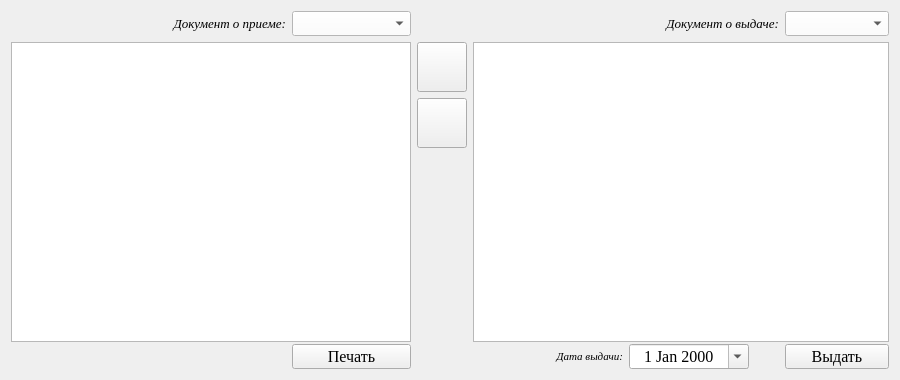
<?xml version="1.0" encoding="UTF-8"?>
<ui version="4.0">
 <class>FRM_sendering</class>
 <widget class="QWidget" name="FRM_sendering">
  <property name="geometry">
   <rect>
    <x>0</x>
    <y>0</y>
    <width>900</width>
    <height>380</height>
   </rect>
  </property>
  <property name="sizePolicy">
   <sizepolicy hsizetype="Expanding" vsizetype="Maximum">
    <horstretch>0</horstretch>
    <verstretch>0</verstretch>
   </sizepolicy>
  </property>
  <property name="minimumSize">
   <size>
    <width>800</width>
    <height>350</height>
   </size>
  </property>
  <property name="maximumSize">
   <size>
    <width>16777215</width>
    <height>16777215</height>
   </size>
  </property>
  <property name="font">
   <font>
    <family>Times New Roman</family>
   </font>
  </property>
  <property name="windowTitle">
   <string>Form</string>
  </property>
  <layout class="QGridLayout" name="gridLayout">
   <item row="0" column="6">
    <widget class="QComboBox" name="cB_outgoing_doc">
     <property name="maximumSize">
      <size>
       <width>350</width>
       <height>25</height>
      </size>
     </property>
     <property name="font">
      <font>
       <family>Times New Roman</family>
       <pointsize>12</pointsize>
      </font>
     </property>
     <property name="styleSheet">
      <string notr="true">background-color: rgb(255, 255, 255);</string>
     </property>
     <property name="editable">
      <bool>false</bool>
     </property>
     <property name="maxVisibleItems">
      <number>10</number>
     </property>
     <property name="insertPolicy">
      <enum>QComboBox::NoInsert</enum>
     </property>
    </widget>
   </item>
   <item row="4" column="6">
    <widget class="QPushButton" name="bnt_outgoing_save">
     <property name="minimumSize">
      <size>
       <width>0</width>
       <height>25</height>
      </size>
     </property>
     <property name="maximumSize">
      <size>
       <width>16777215</width>
       <height>25</height>
      </size>
     </property>
     <property name="font">
      <font>
       <family>Times New Roman</family>
       <pointsize>12</pointsize>
      </font>
     </property>
     <property name="text">
      <string>Выдать</string>
     </property>
    </widget>
   </item>
   <item row="1" column="3">
    <widget class="QPushButton" name="pushButton">
     <property name="sizePolicy">
      <sizepolicy hsizetype="Fixed" vsizetype="Fixed">
       <horstretch>0</horstretch>
       <verstretch>0</verstretch>
      </sizepolicy>
     </property>
     <property name="minimumSize">
      <size>
       <width>50</width>
       <height>50</height>
      </size>
     </property>
     <property name="maximumSize">
      <size>
       <width>50</width>
       <height>50</height>
      </size>
     </property>
     <property name="text">
      <string/>
     </property>
     <property name="icon">
      <iconset resource="resource.qrc">
       <normaloff>:/img/edit_add.png</normaloff>:/img/edit_add.png</iconset>
     </property>
     <property name="iconSize">
      <size>
       <width>40</width>
       <height>40</height>
      </size>
     </property>
    </widget>
   </item>
   <item row="2" column="3">
    <widget class="QPushButton" name="pushButton_2">
     <property name="minimumSize">
      <size>
       <width>50</width>
       <height>50</height>
      </size>
     </property>
     <property name="maximumSize">
      <size>
       <width>50</width>
       <height>50</height>
      </size>
     </property>
     <property name="text">
      <string/>
     </property>
     <property name="icon">
      <iconset resource="resource.qrc">
       <normaloff>:/img/edit_remove.png</normaloff>:/img/edit_remove.png</iconset>
     </property>
     <property name="iconSize">
      <size>
       <width>40</width>
       <height>40</height>
      </size>
     </property>
    </widget>
   </item>
   <item row="1" column="4" rowspan="3" colspan="3">
    <widget class="QTableView" name="tV_awards_out">
     <property name="sizePolicy">
      <sizepolicy hsizetype="Expanding" vsizetype="Expanding">
       <horstretch>0</horstretch>
       <verstretch>0</verstretch>
      </sizepolicy>
     </property>
     <property name="minimumSize">
      <size>
       <width>400</width>
       <height>300</height>
      </size>
     </property>
     <property name="maximumSize">
      <size>
       <width>16777215</width>
       <height>16777215</height>
      </size>
     </property>
     <property name="font">
      <font>
       <family>Times New Roman</family>
       <pointsize>10</pointsize>
      </font>
     </property>
     <attribute name="horizontalHeaderStretchLastSection">
      <bool>true</bool>
     </attribute>
    </widget>
   </item>
   <item row="4" column="5">
    <widget class="QDateEdit" name="de_outgoing_date">
     <property name="minimumSize">
      <size>
       <width>100</width>
       <height>25</height>
      </size>
     </property>
     <property name="maximumSize">
      <size>
       <width>120</width>
       <height>25</height>
      </size>
     </property>
     <property name="font">
      <font>
       <family>Times New Roman</family>
       <pointsize>12</pointsize>
      </font>
     </property>
     <property name="alignment">
      <set>Qt::AlignCenter</set>
     </property>
     <property name="calendarPopup">
      <bool>true</bool>
     </property>
    </widget>
   </item>
   <item row="0" column="1">
    <widget class="QLabel" name="lbl_type_6">
     <property name="sizePolicy">
      <sizepolicy hsizetype="Preferred" vsizetype="Fixed">
       <horstretch>0</horstretch>
       <verstretch>0</verstretch>
      </sizepolicy>
     </property>
     <property name="minimumSize">
      <size>
       <width>150</width>
       <height>25</height>
      </size>
     </property>
     <property name="maximumSize">
      <size>
       <width>150</width>
       <height>25</height>
      </size>
     </property>
     <property name="font">
      <font>
       <family>Times New Roman</family>
       <pointsize>10</pointsize>
       <italic>true</italic>
      </font>
     </property>
     <property name="text">
      <string>Документ о приеме:</string>
     </property>
     <property name="alignment">
      <set>Qt::AlignRight|Qt::AlignTrailing|Qt::AlignVCenter</set>
     </property>
    </widget>
   </item>
   <item row="1" column="0" rowspan="3" colspan="3">
    <widget class="QTableView" name="tV_awards_in">
     <property name="sizePolicy">
      <sizepolicy hsizetype="Expanding" vsizetype="Expanding">
       <horstretch>0</horstretch>
       <verstretch>0</verstretch>
      </sizepolicy>
     </property>
     <property name="minimumSize">
      <size>
       <width>400</width>
       <height>300</height>
      </size>
     </property>
     <property name="maximumSize">
      <size>
       <width>16777215</width>
       <height>16777215</height>
      </size>
     </property>
     <property name="font">
      <font>
       <family>Times New Roman</family>
       <pointsize>10</pointsize>
      </font>
     </property>
     <property name="selectionMode">
      <enum>QAbstractItemView::MultiSelection</enum>
     </property>
     <property name="selectionBehavior">
      <enum>QAbstractItemView::SelectRows</enum>
     </property>
     <attribute name="horizontalHeaderStretchLastSection">
      <bool>true</bool>
     </attribute>
    </widget>
   </item>
   <item row="0" column="2">
    <widget class="QComboBox" name="cB_incoming_doc">
     <property name="maximumSize">
      <size>
       <width>350</width>
       <height>25</height>
      </size>
     </property>
     <property name="font">
      <font>
       <family>Times New Roman</family>
       <pointsize>12</pointsize>
      </font>
     </property>
     <property name="styleSheet">
      <string notr="true">background-color: rgb(255, 255, 255);</string>
     </property>
     <property name="editable">
      <bool>false</bool>
     </property>
     <property name="maxVisibleItems">
      <number>10</number>
     </property>
     <property name="insertPolicy">
      <enum>QComboBox::NoInsert</enum>
     </property>
    </widget>
   </item>
   <item row="4" column="4">
    <widget class="QLabel" name="lbl_type_7">
     <property name="sizePolicy">
      <sizepolicy hsizetype="Preferred" vsizetype="Fixed">
       <horstretch>0</horstretch>
       <verstretch>0</verstretch>
      </sizepolicy>
     </property>
     <property name="minimumSize">
      <size>
       <width>150</width>
       <height>25</height>
      </size>
     </property>
     <property name="maximumSize">
      <size>
       <width>16777215</width>
       <height>25</height>
      </size>
     </property>
     <property name="font">
      <font>
       <family>Times New Roman</family>
       <pointsize>8</pointsize>
       <italic>true</italic>
      </font>
     </property>
     <property name="text">
      <string>Дата выдачи:</string>
     </property>
     <property name="alignment">
      <set>Qt::AlignRight|Qt::AlignTrailing|Qt::AlignVCenter</set>
     </property>
    </widget>
   </item>
   <item row="0" column="5">
    <widget class="QLabel" name="lbl_type_8">
     <property name="sizePolicy">
      <sizepolicy hsizetype="Preferred" vsizetype="Fixed">
       <horstretch>0</horstretch>
       <verstretch>0</verstretch>
      </sizepolicy>
     </property>
     <property name="minimumSize">
      <size>
       <width>150</width>
       <height>25</height>
      </size>
     </property>
     <property name="maximumSize">
      <size>
       <width>150</width>
       <height>25</height>
      </size>
     </property>
     <property name="font">
      <font>
       <family>Times New Roman</family>
       <pointsize>10</pointsize>
       <italic>true</italic>
      </font>
     </property>
     <property name="text">
      <string>Документ о выдаче:</string>
     </property>
     <property name="alignment">
      <set>Qt::AlignRight|Qt::AlignTrailing|Qt::AlignVCenter</set>
     </property>
    </widget>
   </item>
   <item row="4" column="2">
    <widget class="QPushButton" name="bnt_print_report">
     <property name="minimumSize">
      <size>
       <width>0</width>
       <height>25</height>
      </size>
     </property>
     <property name="maximumSize">
      <size>
       <width>16777215</width>
       <height>25</height>
      </size>
     </property>
     <property name="font">
      <font>
       <family>Times New Roman</family>
       <pointsize>12</pointsize>
      </font>
     </property>
     <property name="text">
      <string>Печать</string>
     </property>
    </widget>
   </item>
  </layout>
 </widget>
 <tabstops>
  <tabstop>cB_incoming_doc</tabstop>
  <tabstop>cB_outgoing_doc</tabstop>
  <tabstop>tV_awards_in</tabstop>
  <tabstop>pushButton</tabstop>
  <tabstop>pushButton_2</tabstop>
  <tabstop>de_outgoing_date</tabstop>
  <tabstop>bnt_outgoing_save</tabstop>
  <tabstop>tV_awards_out</tabstop>
 </tabstops>
 <resources>
  <include location="resource.qrc"/>
 </resources>
 <connections/>
</ui>
